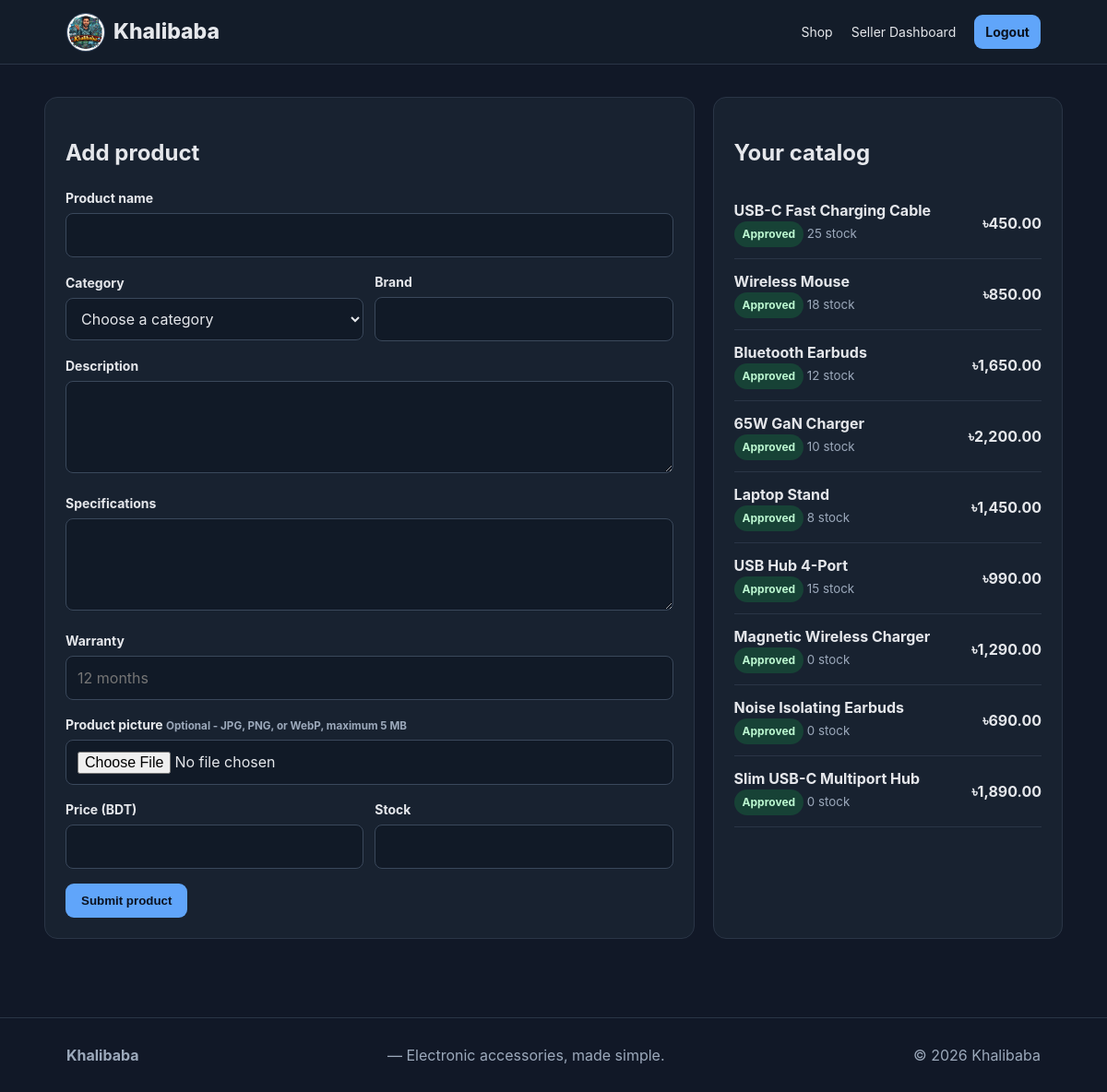
/seller/products.php (signed in), run on the app's committed database.
### tables this page shows
CREATE TABLE products (
    id INT AUTO_INCREMENT PRIMARY KEY,
    seller_id INT NOT NULL,
    name VARCHAR(150) NOT NULL,
    category VARCHAR(80) NOT NULL,
    description TEXT,
    price DECIMAL(10,2) NOT NULL,
    stock INT NOT NULL DEFAULT 0,
    image VARCHAR(255) DEFAULT NULL,
    brand VARCHAR(80) NOT NULL DEFAULT '', specifications TEXT, warranty VARCHAR(100) NOT NULL DEFAULT '',
    status ENUM('Pending','Approved','Rejected','Hidden') NOT NULL DEFAULT 'Approved',
    created_at TIMESTAMP DEFAULT CURRENT_TIMESTAMP,
    FOREIGN KEY (seller_id) REFERENCES users(id) ON DELETE CASCADE
);

### includes/config.php (called while the page is built, shortened)
<?php
function e($value) {
    return htmlspecialchars($value ?? '', ENT_QUOTES, 'UTF-8');
}
function taka($amount) {
    return "৳" . number_format((float)$amount, 2);
}
?>

### seller/products.php (the view, shortened to what this page needs)
<?php
require_once '../includes/config.php'; requireRole('seller'); $sid=(int)$_SESSION['user']['id']; $message=''; $error='';
$stmt=$conn->prepare('SELECT * FROM products WHERE seller_id=? ORDER BY created_at DESC');$stmt->bind_param('i',$sid);$stmt->execute();$products=$stmt->get_result();$categories=$conn->query('SELECT name FROM categories ORDER BY name');$pageTitle='My Products';include '../includes/header.php';
?>
<div class="dashboard-grid"><div class="panel"><h2>Add product</h2><?php if($message):?><div class="notice success"><?=e($message)?></div><?php endif;?><?php if($error):?><div class="notice error"><?=e($error)?></div><?php endif;?>
<form method="post" enctype="multipart/form-data"><div class="form-group"><label>Product name</label><input name="name" required></div><div class="row"><div class="form-group" style="flex:1"><label>Category</label><select name="category" required><option value="">Choose a category</option><?php while($category=$categories->fetch_assoc()):?><option value="<?=e($category['name'])?>"><?=e($category['name'])?></option><?php endwhile;?></select></div><div class="form-group" style="flex:1"><label>Brand</label><input name="brand"></div></div><div class="form-group"><label>Description</label><textarea name="description"></textarea></div><div class="form-group"><label>Specifications</label><textarea name="specifications"></textarea></div><div class="form-group"><label>Warranty</label><input name="warranty" placeholder="12 months"></div><div class="form-group"><label>Product picture <small class="muted">Optional - JPG, PNG, or WebP, maximum 5 MB</small></label><input type="file" name="image" accept="image/jpeg,image/png,image/webp"></div><div class="row"><div class="form-group" style="flex:1"><label>Price (BDT)</label><input type="number" min="0" step=".01" name="price" required></div><div class="form-group" style="flex:1"><label>Stock</label><input type="number" min="0" name="stock" required></div></div><button class="btn">Submit product</button></form></div>
<div class="panel"><h2>Your catalog</h2><?php while($p=$products->fetch_assoc()):?><div class="row" style="padding:12px 0;border-bottom:1px solid var(--line)"><span><b><?=e($p['name'])?></b><br><small class="muted"><span class="badge <?=e($p['status'])?>"><?=e($p['status'])?></span> <?=$p['stock']?> stock</small></span><b><?=taka($p['price'])?></b></div><?php endwhile;?></div></div>
<?php include '../includes/footer.php'; ?>

### assets/css/style.css (style rules this page uses)
:root { --ink:#18212f;--muted:#697586;--line:#e7ebf0;--bg:#f7f9fc;--card:#fff;--accent:#2563eb;--accent2:#0f172a;--danger:#dc2626;--success:#15803d }
* { box-sizing:border-box }
body { margin:0;font-family:Inter,Arial,sans-serif;color:var(--ink);background:var(--bg);line-height:1.5 }
.btn { display:inline-block;background:var(--accent);color:#fff;border:0;padding:11px 17px;border-radius:9px;cursor:pointer;font-weight:700 }
.muted { color:var(--muted) }
.row { display:flex;justify-content:space-between;gap:12px;align-items:center }
.form-group { margin-bottom:16px }
.form-group label { display:block;font-weight:700;font-size:14px;margin-bottom:6px }
.form-group input,.form-group textarea,.form-group select { width:100%;padding:11px 12px;border:1px solid #d5dbe3;border-radius:8px;font:inherit }
.form-group textarea { min-height:100px }
.badge { display:inline-block;padding:5px 9px;border-radius:99px;font-size:12px;font-weight:700;background:#eef2ff;color:#3730a3 }
.dashboard-grid { display:grid;grid-template-columns:1.3fr .7fr;gap:20px }
.panel { background:#fff;border:1px solid var(--line);border-radius:14px;padding:22px }
:root { --ink:#e5e7eb;--muted:#9ca9bb;--line:#2a3546;--bg:#111827;--card:#182230;--accent:#60a5fa;--danger:#f87171;--success:#4ade80 }
.btn { color:#0b1220 }
.form-card,.table-wrap,.stat,.panel,.detail { background:var(--card) }
.form-group input,.form-group textarea,.form-group select,.search input,.qty { background:#111a27;color:var(--ink);border-color:#3a485b }
.badge { background:#293553;color:#c7d2fe }
.badge.Approved,.badge.Resolved,.badge.Refunded { background:#174236;color:#bbf7d0 }

### data on the page
products: name "USB-C Fast Charging Cable", status "Approved", stock "25", price "৳450.00"
products: name "Wireless Mouse", status "Approved", stock "18", price "৳850.00"
products: name "Bluetooth Earbuds", status "Approved", stock "12", price "৳1,650.00"
products: name "65W GaN Charger", status "Approved", stock "10", price "৳2,200.00"
products: name "Laptop Stand", status "Approved", stock "8", price "৳1,450.00"
products: name "USB Hub 4-Port", status "Approved", stock "15", price "৳990.00"
products: name "Magnetic Wireless Charger", status "Approved", stock "0", price "৳1,290.00"
products: name "Noise Isolating Earbuds", status "Approved", stock "0", price "৳690.00"
products: name "Slim USB-C Multiport Hub", status "Approved", stock "0", price "৳1,890.00"
